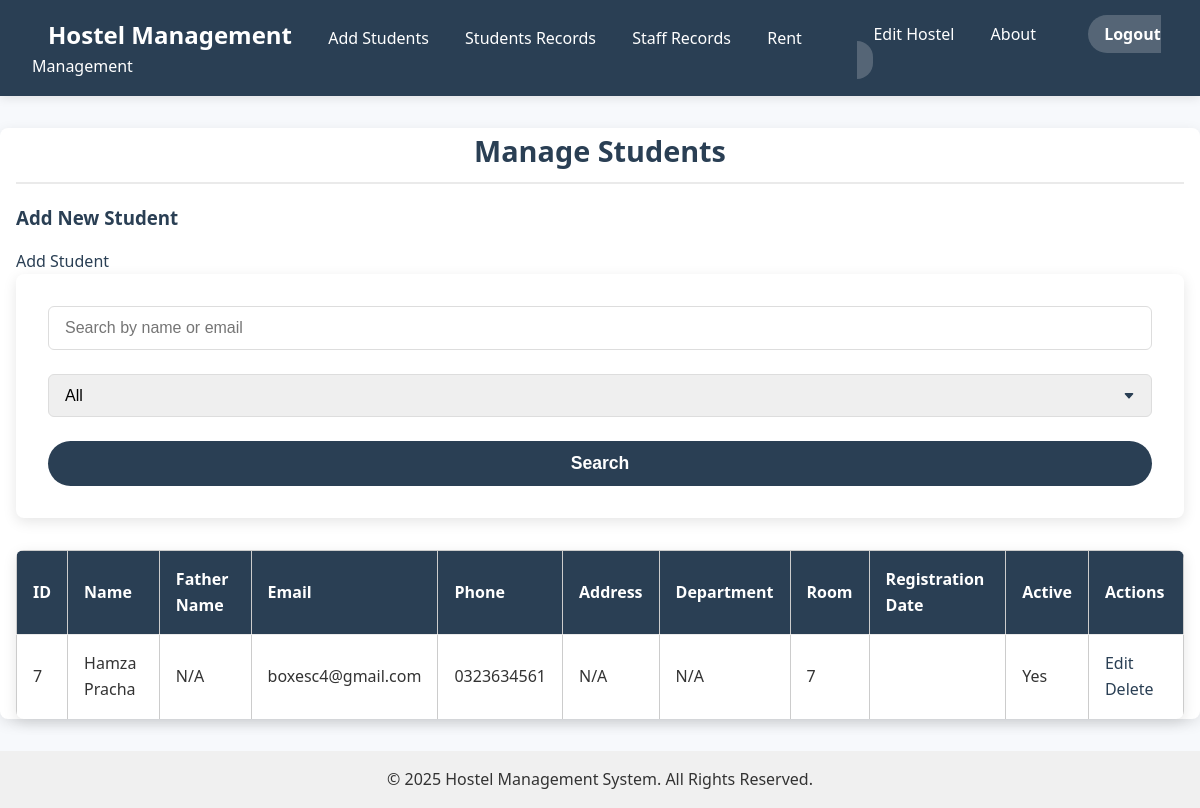
The app's page /students/ (signed in) with its own data.
### members/models.py (models this page shows, shortened)
class Student(models.Model):
    hostel = models.ForeignKey(Hostel, on_delete=models.CASCADE, related_name='students')
    name = models.CharField(max_length=100)
    father_name = models.CharField(max_length=100, blank=True, null=True)
    email = models.EmailField(unique=True)
    phone_number = models.CharField(max_length=15)
    address = models.TextField(blank=True, null=True)
    department = models.CharField(max_length=100, blank=True, null=True)
    room = models.ForeignKey(Room, on_delete=models.SET_NULL, null=True, blank=True, related_name='students')
    registration_date = models.DateField(auto_now_add=True)
    is_active = models.BooleanField(default=True)

class Room(models.Model):
    hostel = models.ForeignKey(Hostel, on_delete=models.CASCADE, related_name='rooms')
    room_number = models.IntegerField()
    capacity = models.IntegerField(default=2)
    monthly_price = models.DecimalField(max_digits=8, decimal_places=2, default=0.00)
    is_available = models.BooleanField(default=True)

### members/views.py (the view)
# urls.py: path('students/', manage_students, name='manage_students'),
@login_required
def manage_students(request):
    hostel = Hostel.objects.filter(owner=request.user).first()
    students = Student.objects.filter(hostel=hostel)
    query = request.GET.get('search')
    if query:
        students = students.filter(name__icontains=query) | students.filter(email__icontains=query)
    status = request.GET.get('status')
    if status == 'active':
        students = students.filter(is_active=True)
    elif status == 'inactive':
        students = students.filter(is_active=False)
    return render(request, 'index.html', {
        'students': students,
        'query': query
    })

### members/templates/index.html (shortened to what this page needs)
{% extends 'base.html' %}
{% block content %}
<h2>Manage Students</h2>
<div class="section-container">
    <h3>Add New Student</h3>
    <a href="{% url 'create_student' %}" class="btn">Add Student</a>
</div>
<div class="section-container">
    <form method="GET" action="{% url 'manage_students' %}" class="search-form">
        <div class="form-group">
            <input type="text" name="search" placeholder="Search by name or email" value="{{ squery }}"/>
        </div>
        <div class="form-group">
            <select name="status">
                <option value="">All</option>
            </select>
        </div>
        <button type="submit" class="btn">Search</button>
    </form>
    <table class="data-table">
        <thead>
            <tr>
                <th>ID</th>
                <th>Name</th>
                <th>Father Name</th>
                <th>Email</th>
                <th>Phone</th>
                <th>Address</th>
                <th>Department</th>
                <th>Room</th>
                <th>Registration Date</th>
                <th>Active</th>
                <th>Actions</th>
            </tr>
        </thead>
        <tbody>
            {% for student in students %}
                <tr>
                    <td>{{ student.id }}</td>
                    <td>{{ student.name }}</td>
                    <td>{{ student.father_name|default:"N/A" }}</td>
                    <td>{{ student.email }}</td>
                    <td>{{ student.phone_number }}</td>
                    <td>{{ student.address|default:"N/A"|truncatechars:30 }}</td>
                    <td>{{ student.department|default:"N/A" }}</td>
                    <td>
                        {% if student.room %}
                            {{ student.room.room_number }}
                        {% else %}
                            N/A
                        {% endif %}
                    </td>
                    <td>{{ student.registration_date|date:"Y-m-d" }}</td>
                    <td>{{ student.is_active|yesno:"Yes,No" }}</td>
                    <td>
                        <a href="{% url 'edit_student' student.id %}" class="action-link">Edit</a>
                        <a href="{% url 'delete_student' student.id %}" class="action-link delete">Delete</a>
                    </td>
                </tr>
            {% empty %}
                <tr><td colspan="11">No students found.</td></tr>
            {% endfor %}
        </tbody>
    </table>
</div>
{% endblock %}

### members/static/css/user_side.css (style rules this page uses)
body { font-family: 'Segoe UI', Tahoma, Geneva, Verdana, sans-serif; background-color: #f7f9fc; margin: 0; padding: 0; color: #333; }
h2 { text-align: center; margin-bottom: 1.5rem; color: #2a3f54; }
form div { margin-bottom: 1.25rem; }
input[type="text"], input[type="email"], input[type="number"], select, textarea { width: 100%; padding: 0.5rem 0.75rem; border: 1.5px solid #ccc; border-radius: 6px; font-size: 1rem; }
button[type="submit"] { width: 100%; padding: 0.75rem; background-color: #2a3f54; border: none; border-radius: 25px; color: white; font-size: 1.1rem; font-weight: 600; cursor: pointer; }
table { width: 100%; border-collapse: collapse; margin-top: 2rem; }
th, td { border: 1px solid #ccc; padding: 0.75rem; text-align: left; }
th { background-color: #2a3f54; color: white; }
a { color: #2a3f54; text-decoration: none; }

### members/static/css/enhanced_style.css (style rules this page uses)
body { font-family: 'Segoe UI', Tahoma, Geneva, Verdana, sans-serif; background-color: #f7f9fc; margin: 0; padding: 0; color: #333; line-height: 1.6; }
h1, h2, h3, h4, h5, h6 { color: #2a3f54; margin-bottom: 1rem; }
h2 { font-size: 1.8rem; border-bottom: 2px solid #eaeaea; padding-bottom: 0.5rem; margin-top: 2rem; }
form { background-color: white; padding: 2rem; border-radius: 8px; box-shadow: 0 4px 14px rgba(0, 0, 0, 0.1); margin-bottom: 2rem; }
form div { margin-bottom: 1.5rem; }
input[type="text"], input[type="email"], input[type="password"], input[type="number"], input[type="date"], select, textarea { width: 100%; padding: 0.75rem 1rem; border: 1px solid #ddd; border-radius: 6px; font-size: 1rem; transition: all 0.3s ease; box-sizing: border-box; }
select { appearance: none; background-repeat: no-repeat; background-position: right 1rem center; padding-right: 2.5rem; }
button[type="submit"] { width: 100%; padding: 0.75rem; background-color: #2a3f54; border: none; border-radius: 25px; color: white; font-size: 1.1rem; font-weight: 600; cursor: pointer; transition: all 0.3s ease; }
table { width: 100%; border-collapse: collapse; margin: 2rem 0; background-color: white; box-shadow: 0 4px 14px rgba(0, 0, 0, 0.1); border-radius: 8px; overflow: hidden; }
th, td { padding: 1rem; text-align: left; border-bottom: 1px solid #eaeaea; }
th { background-color: #2a3f54; color: white; font-weight: 600; }
tr:last-child td { border-bottom: none; }

### records on screen
Student: id "7", name "Hamza Pracha", father_name "N/A", email "boxesc4@gmail.com", phone_number "0323634561", address "N/A", department "N/A", room.room_number "7", is_active "Yes"
